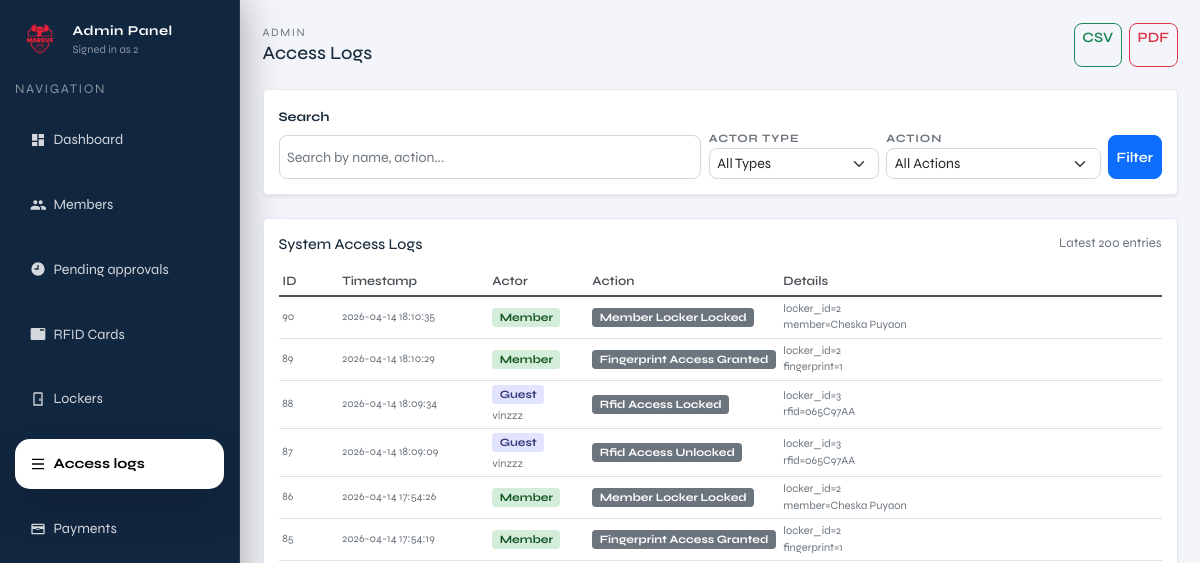
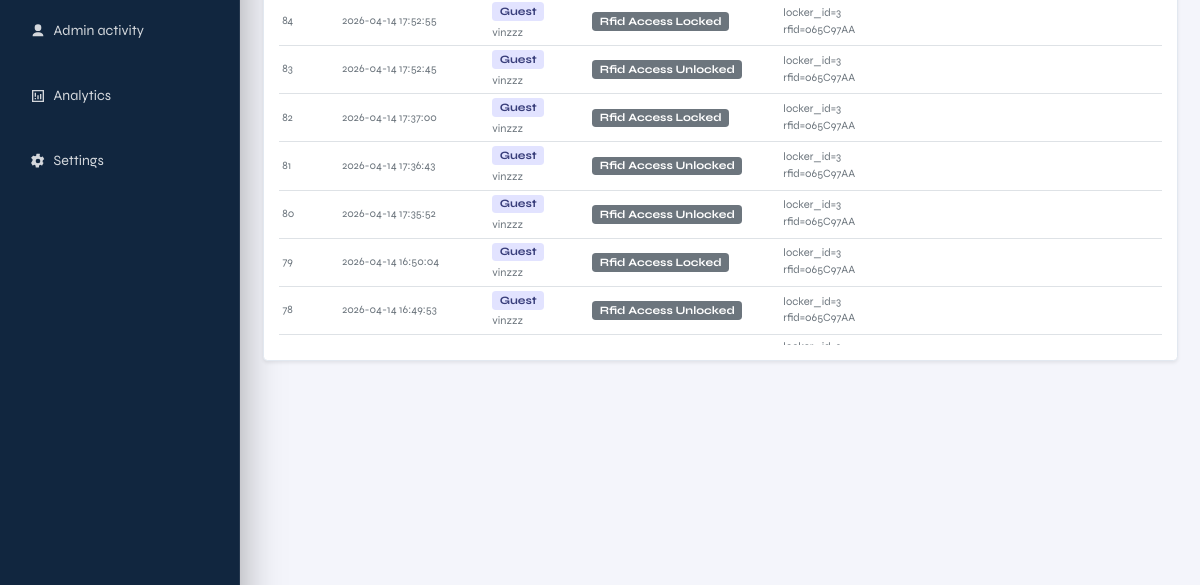
Page /admin/access-logs (signed in, upper part) on the earlier database version (2 pictures, top to bottom).
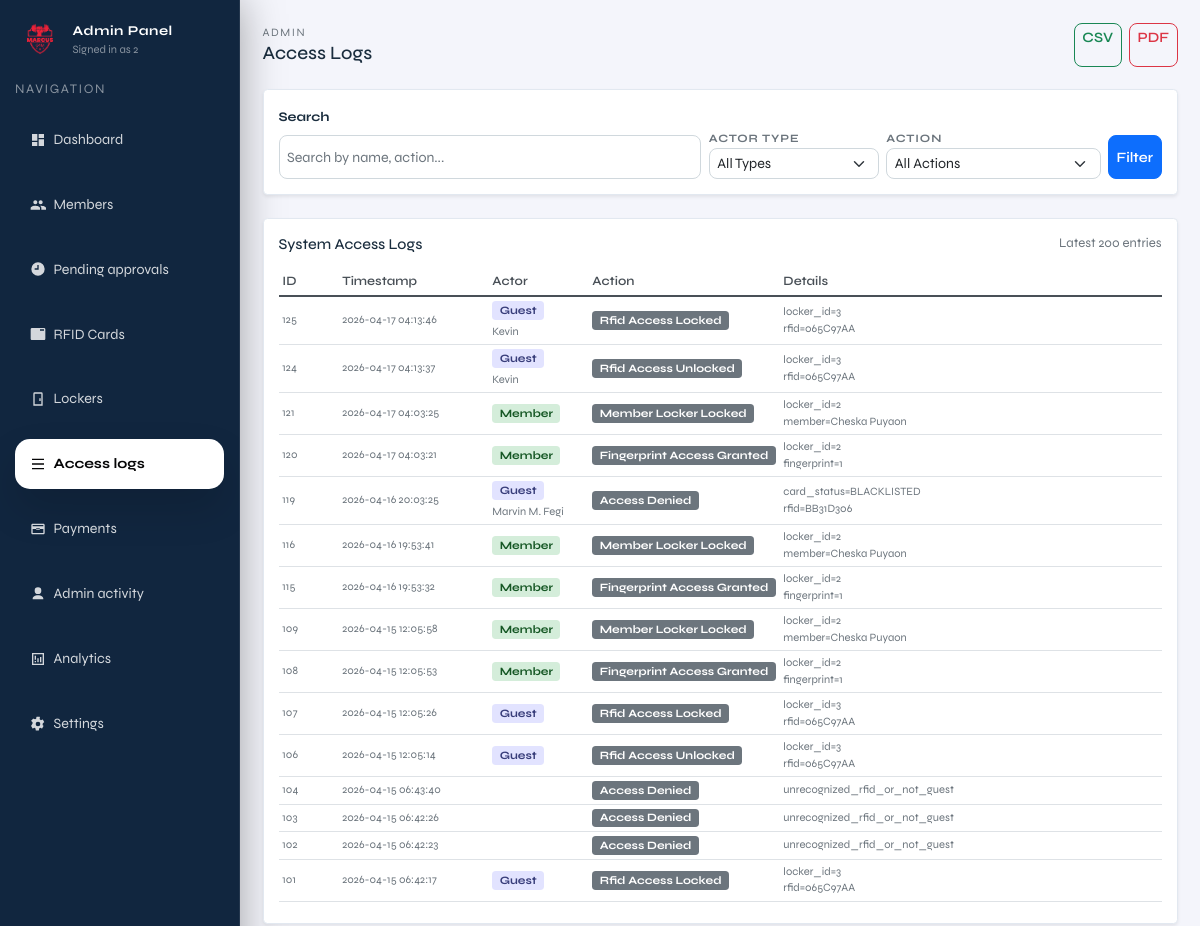
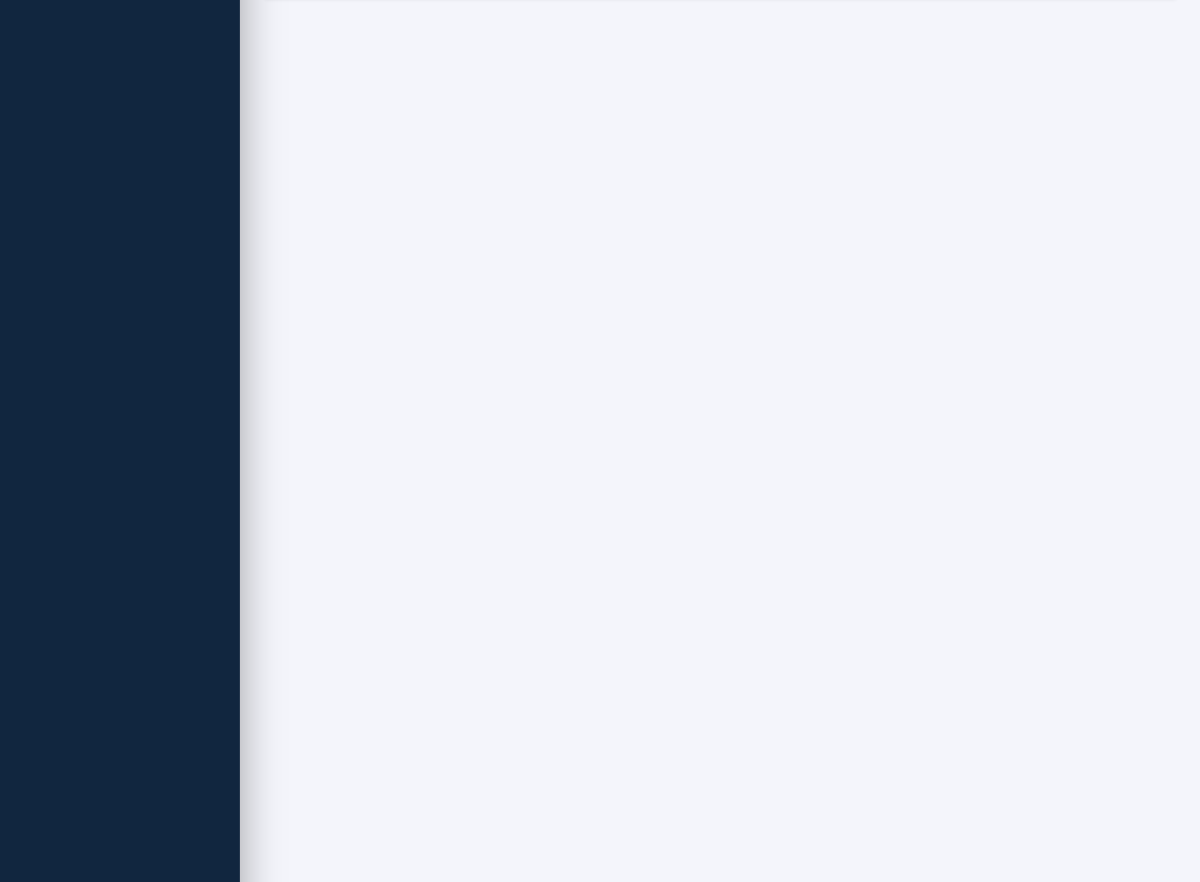
Same page on the later database version (2 pictures, top to bottom).
### tables this page shows
CREATE TABLE access_logs (
              id INTEGER PRIMARY KEY AUTOINCREMENT,
              actor_type TEXT NOT NULL, -- member|guest|admin|system
              actor_ref TEXT,           -- e.g. member_id or rfid uid
              action TEXT NOT NULL,     -- e.g. unlock_requested|unlocked|denied
              detail TEXT,
              created_at TEXT NOT NULL DEFAULT (datetime('now'))
            );

### admin.py (the view)
@admin_bp.get("/access-logs")
def admin_access_logs():
    guard = _require_admin()
    if guard is not None:
        return guard
    q = (request.args.get("q") or "").strip()
    actor_type = (request.args.get("actor_type") or "").strip()
    action = (request.args.get("action") or "").strip()
    limit = int(request.args.get("limit", 200))
    with connect() as conn:
        query = """
            SELECT
                al.id,
                al.actor_type,
                al.actor_ref,
                al.action,
                al.detail,
                al.created_at,
                COALESCE(m.full_name, 'N/A') as actor_name
            FROM access_logs al
            LEFT JOIN members m ON al.actor_type = 'guest' AND CAST(al.actor_ref AS INTEGER) = m.id
            WHERE al.actor_type NOT IN ('admin', 'system', 'ir_sensor')
        """
        params = []
        if q:
            query += " AND (m.full_name LIKE ? OR al.detail LIKE ? OR al.action LIKE ?)"
            params.extend([f"%{q}%", f"%{q}%", f"%{q}%"])
        if actor_type:
            query += " AND al.actor_type = ?"
            params.append(actor_type)
        if action:
            query += " AND al.action = ?"
            params.append(action)
        query += " ORDER BY al.id DESC LIMIT ?"
        params.append(limit)
        logs = conn.execute(query, params).fetchall()
        actor_types = conn.execute(
            "SELECT DISTINCT actor_type FROM access_logs WHERE actor_type NOT IN ('admin', 'system', 'ir_sensor') ORDER BY actor_type"
        ).fetchall()
        actions = conn.execute(
            "SELECT DISTINCT action FROM access_logs WHERE actor_type NOT IN ('admin', 'system', 'ir_sensor') ORDER BY action"
        ).fetchall()
    return render_template(
        "admin/pages/admin_access_logs.html",
        logs=logs,
        q=q,
        actor_type=actor_type,
        action=action,
        limit=limit,
        actor_types=actor_types,
        actions=actions,
        current_page="access_logs",
        admin_username=session.get("admin_username"),
    )

### admin.py (called while the page is built)
def _require_admin():
    if not session.get("admin_logged_in"):
        return redirect(url_for("admin.admin_login"))
    return None

@admin_bp.before_request
def _protect_admin_routes():
    if request.endpoint in ("admin.admin_login", "admin.admin_login_submit"):
        return None
    if not session.get("admin_logged_in"):
        return redirect(url_for("admin.admin_login"))

### db.py (called while the page is built, shortened)
def _db_path() -> Path:
    env_path = os.getenv("LOCKER_DB_PATH")
    if env_path:
        return Path(env_path)
    current_dir = Path(__file__).resolve().parent
    candidate_paths = [
        current_dir / "locker.sqlite3",
        current_dir / "locker.db",
        current_dir.parent / "locker.sqlite3",
        current_dir.parent / "locker.db",
    ]
    for path in candidate_paths:
        if path.exists():
            return path
    return current_dir.parent / "locker.sqlite3"

def _database_url() -> Optional[str]:
    return os.getenv("DATABASE_URL") or os.getenv("POSTGRES_URL")

    def _translate_sql(self, sql: str, params: Optional[Iterable[Any]] = None) -> str:
        if not self._is_postgres:
            return sql

### templates/admin/pages/admin_access_logs.html (shortened to what this page needs)
{% extends "admin/layout/admin.html" %}
{% block admin_content %}
  <div class="d-flex justify-content-between align-items-center mb-4">
    <div>
      <div class="text-muted" style="letter-spacing:0.14em; text-transform:uppercase; font-size:0.75rem;">Admin</div>
      <h5 class="mb-0">Access Logs</h5>
    </div>
    <div class="d-flex gap-2">
      <a href="{{ url_for('admin.export_access_logs_csv') }}" class="btn btn-sm btn-outline-success">
         CSV
      </a>
      <a href="{{ url_for('admin.export_access_logs_pdf') }}" class="btn btn-sm btn-outline-danger">
         PDF
      </a>
    </div>
  </div>
  <div class="card shadow-sm rounded-3 mb-4">
    <div class="card-body">
      <form method="get" action="/admin/access-logs" class="d-flex gap-2 flex-wrap align-items-end">
        <div class="flex-grow-1" style="min-width: 200px;">
          <label class="form-label small fw-bold">Search</label>
          <input name="q" value="{{ q }}" class="form-control form-control-sm" placeholder="Search by name, action..." />
        </div>
        <div style="min-width: 170px;">
          <label class="filter-label">Actor Type</label>
          <select name="actor_type" class="form-select form-select-sm">
            <option value="">All Types</option>
          </select>
        </div>
        <div style="min-width: 170px;">
          <label class="filter-label">Action</label>
          <select name="action" class="form-select form-select-sm">
            <option value="">All Actions</option>
          </select>
        </div>
        <div class="d-flex gap-2">
          <button class="btn btn-sm btn-primary" type="submit">Filter</button>
        </div>
      </form>
    </div>
  </div>
  <div class="card shadow-sm rounded-3">
    <div class="card-body">
      <div class="d-flex justify-content-between align-items-center mb-3">
        <h6 class="card-title mb-0">System Access Logs</h6>
        <span class="text-muted small">Latest {{ limit }} entries</span>
      </div>
      <div class="access-logs-wrapper table-responsive">
        <table class="table table-sm table-hover align-middle mb-0">
          <thead class="position-sticky" style="top: 0; background: white; z-index: 10;">
            <tr>
              <th style="width: 60px;">ID</th>
              <th style="width: 150px;">Timestamp</th>
              <th style="width: 100px;">Actor</th>
              <th style="width: 130px;">Action</th>
              <th>Details</th>
            </tr>
          </thead>
          <tbody>
            {% for log in logs %}
              <tr>
                <td class="text-muted small">{{ log["id"] }}</td>
                <td class="text-muted small" style="white-space: nowrap;">
                  {{ log["created_at"]|default("-") }}
                </td>
                <td>
                  <span class="badge badge-{{ log['actor_type']|lower }} px-2 py-1" style="font-size: 0.75rem;">
                    {{ log["actor_type"]|title }}
                  </span>
                  {% if log["actor_name"] and log["actor_name"] != "N/A" %}
                    <br/>
                    <small class="text-muted d-block mt-1">{{ log["actor_name"] }}</small>
                  {% endif %}
                </td>
                <td>
                  <span class="badge bg-secondary px-2 py-1" style="font-size: 0.75rem; text-transform: capitalize;">
                    {{ log["action"]|replace("_", " ")|title }}
                  </span>
                </td>
                <td class="text-muted small access-log-detail">
                  {% if log["detail"] %}
                    {{ log["detail"]|replace('; ', '<br>')|safe }}
                  {% else %}
                    <em>—</em>
                  {% endif %}
                </td>
              </tr>
            {% else %}
              <tr><td colspan="5" class="text-center text-muted py-4">No access logs found.</td></tr>
            {% endfor %}
          </tbody>
        </table>
      </div>
    </div>
  </div>
{% endblock %}

Differences in the rows shown:
no longer on this page (row unchanged): access_logs: id "90", created_at "2026-04-14 18:10:35", actor_type "Member", action "Member Locker Locked", detail "locker_id=2 member=Cheska Puyaon"
no longer on this page (row unchanged): access_logs: id "89", created_at "2026-04-14 18:10:29", actor_type "Member", action "Fingerprint Access Granted", detail "locker_id=2 fingerprint=1"
no longer on this page (row unchanged): access_logs: id "88", created_at "2026-04-14 18:09:34", actor_type "Guest", actor_name "vinzzz", action "Rfid Access Locked", detail "locker_id=3 rfid=065C97AA"
no longer on this page (row unchanged): access_logs: id "87", created_at "2026-04-14 18:09:09", actor_type "Guest", actor_name "vinzzz", action "Rfid Access Unlocked", detail "locker_id=3 rfid=065C97AA"
no longer on this page (row unchanged): access_logs: id "86", created_at "2026-04-14 17:54:26", actor_type "Member", action "Member Locker Locked", detail "locker_id=2 member=Cheska Puyaon"
no longer on this page (row unchanged): access_logs: id "85", created_at "2026-04-14 17:54:19", actor_type "Member", action "Fingerprint Access Granted", detail "locker_id=2 fingerprint=1"
no longer on this page (row unchanged): access_logs: id "84", created_at "2026-04-14 17:52:55", actor_type "Guest", actor_name "vinzzz", action "Rfid Access Locked", detail "locker_id=3 rfid=065C97AA"
no longer on this page (row unchanged): access_logs: id "83", created_at "2026-04-14 17:52:45", actor_type "Guest", actor_name "vinzzz", action "Rfid Access Unlocked", detail "locker_id=3 rfid=065C97AA"
no longer on this page (row unchanged): access_logs: id "82", created_at "2026-04-14 17:37:00", actor_type "Guest", actor_name "vinzzz", action "Rfid Access Locked", detail "locker_id=3 rfid=065C97AA"
no longer on this page (row unchanged): access_logs: id "81", created_at "2026-04-14 17:36:43", actor_type "Guest", actor_name "vinzzz", action "Rfid Access Unlocked", detail "locker_id=3 rfid=065C97AA"
no longer on this page (row unchanged): access_logs: id "80", created_at "2026-04-14 17:35:52", actor_type "Guest", actor_name "vinzzz", action "Rfid Access Unlocked", detail "locker_id=3 rfid=065C97AA"
no longer on this page (row unchanged): access_logs: id "79", created_at "2026-04-14 16:50:04", actor_type "Guest", actor_name "vinzzz", action "Rfid Access Locked", detail "locker_id=3 rfid=065C97AA"
no longer on this page (row unchanged): access_logs: id "78", created_at "2026-04-14 16:49:53", actor_type "Guest", actor_name "vinzzz", action "Rfid Access Unlocked", detail "locker_id=3 rfid=065C97AA"
added access_logs: id "125", created_at "2026-04-17 04:13:46", actor_type "Guest", actor_name "Kevin", action "Rfid Access Locked", detail "locker_id=3 rfid=065C97AA"
added access_logs: id "124", created_at "2026-04-17 04:13:37", actor_type "Guest", actor_name "Kevin", action "Rfid Access Unlocked", detail "locker_id=3 rfid=065C97AA"
added access_logs: id "121", created_at "2026-04-17 04:03:25", actor_type "Member", action "Member Locker Locked", detail "locker_id=2 member=Cheska Puyaon"
added access_logs: id "120", created_at "2026-04-17 04:03:21", actor_type "Member", action "Fingerprint Access Granted", detail "locker_id=2 fingerprint=1"
added access_logs: id "119", created_at "2026-04-16 20:03:25", actor_type "Guest", actor_name "Marvin M. Fegi", action "Access Denied", detail "card_status=BLACKLISTED rfid=BB31D306"
added access_logs: id "116", created_at "2026-04-16 19:53:41", actor_type "Member", action "Member Locker Locked", detail "locker_id=2 member=Cheska Puyaon"
added access_logs: id "115", created_at "2026-04-16 19:53:32", actor_type "Member", action "Fingerprint Access Granted", detail "locker_id=2 fingerprint=1"
added access_logs: id "109", created_at "2026-04-15 12:05:58", actor_type "Member", action "Member Locker Locked", detail "locker_id=2 member=Cheska Puyaon"
added access_logs: id "108", created_at "2026-04-15 12:05:53", actor_type "Member", action "Fingerprint Access Granted", detail "locker_id=2 fingerprint=1"
added access_logs: id "107", created_at "2026-04-15 12:05:26", actor_type "Guest", action "Rfid Access Locked", detail "locker_id=3 rfid=065C97AA"
added access_logs: id "106", created_at "2026-04-15 12:05:14", actor_type "Guest", action "Rfid Access Unlocked", detail "locker_id=3 rfid=065C97AA"
added access_logs: id "104", created_at "2026-04-15 06:43:40", action "Access Denied", detail "unrecognized_rfid_or_not_guest", actor_type "rfid" (drawn)
added access_logs: id "103", created_at "2026-04-15 06:42:26", action "Access Denied", detail "unrecognized_rfid_or_not_guest", actor_type "rfid" (drawn)
added access_logs: id "102", created_at "2026-04-15 06:42:23", action "Access Denied", detail "unrecognized_rfid_or_not_guest", actor_type "rfid" (drawn)
added access_logs: id "101", created_at "2026-04-15 06:42:17", actor_type "Guest", action "Rfid Access Locked", detail "locker_id=3 rfid=065C97AA"
